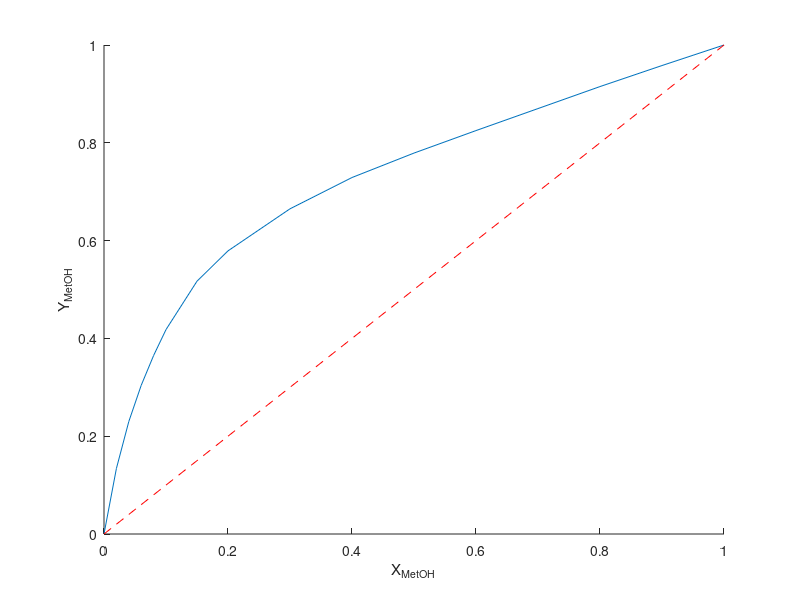
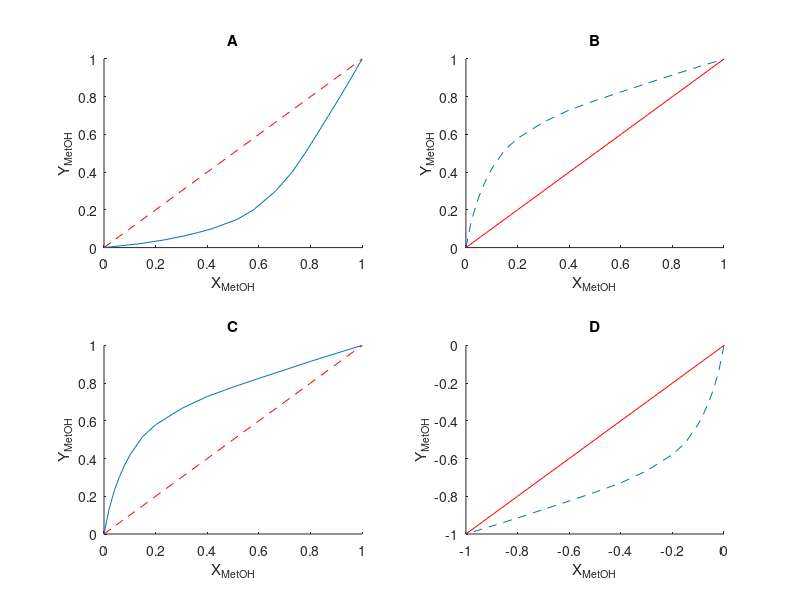

These figures' MATLAB source, in order: (Note: this script raises an error after producing the figures.)
%% What do the following commands do?

% clc : clear command windom
% clear: clear workspace variables
% linspace: generate linearly spaced vector
% inv: calculate inverse of a matrix
% plot: generate plot from vetors
% title: title for a plot

%% What plot corresponds to this code?

% Code
x = [0 2 4 6 8 10 15 20 30 40 50 60 70 80 90 95 100]/100;
y = [0 13.4 23 30.4 36.5 41.8 51.7 57.9 66.5 72.9 77.9 82.5 87 91.5 95.8 97.9 100]/100;

figure
hold on
plot(x,y)
plot(x,x,'--r')
hold off
xlabel('X_M_e_t_O_H')
ylabel('Y_M_e_t_O_H')

% Plots to choose from
figure 
subplot(2,2,1)
    hold on
    plot(y,x)
    plot(x,x,'--r')
    hold off
    xlabel('X_M_e_t_O_H')
    ylabel('Y_M_e_t_O_H')
    title('A')
subplot(2,2,2)
    hold on
    plot(x,y,'--')
    plot(x,x,'r')
    hold off
    xlabel('X_M_e_t_O_H')
    ylabel('Y_M_e_t_O_H')
    title('B')
subplot(2,2,3)
    hold on
    plot(x,y)
    plot(x,x,'--r')
    hold off
    xlabel('X_M_e_t_O_H')
    ylabel('Y_M_e_t_O_H')
    title('C') % correct
subplot(2,2,4)
    hold on
    plot(-x,-y,'--')
    plot(-x,-x,'r')
    hold off
    xlabel('X_M_e_t_O_H')
    ylabel('Y_M_e_t_O_H')
    title('D')
    
%% System of Equations

% Material Balances, B and D?

% F = B + D
% F*z = B*xB + D*xD

F = 150;
z = 0.52;
xD = 0.9;
xB = 0.05;

% Attempts:

% Option A
A = [xB, xD; 1 1];
b = [F;F*z];
sol = A\b;
B = sol(1);
D = sol(2);
% Option B
A = [1, 1; xB xD]; % correct
b = [F;F*z];
sol = A\b;
B = sol(1);
D = sol(2);
% OptionC
A = [xB, xD; 1 1];
b = [F*z;F];
sol = A\b;
B = sol(2);
D = sol(1);
% Option D
A = [1, 1; xB xD];
b = [F;F*z];
sol = A/b;
B = sol(1);
D = sol(2);

